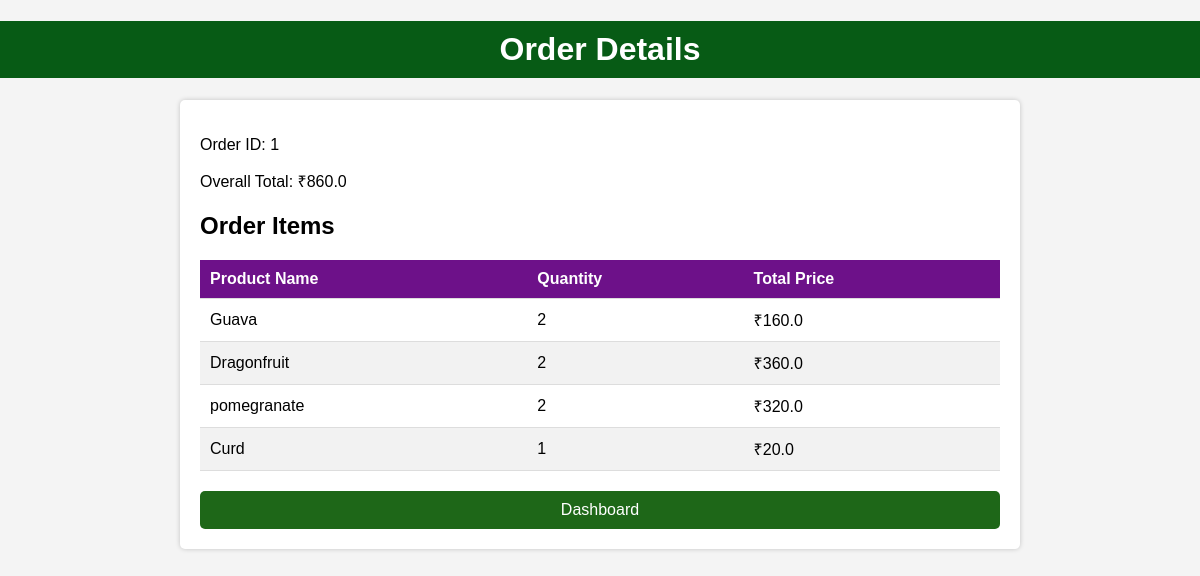
/order/1 (signed in), run on the app's committed database.
### models.py (models this page shows)
class Order(db.Model):
    id = db.Column(db.Integer, primary_key=True)
    user_id = db.Column(db.Integer, db.ForeignKey('user.id'), nullable=False)
    overall_total = db.Column(db.Float, nullable=False, default=0.0)
    cart_items = db.relationship('CartItem', backref='order')

class OrderItem(db.Model):
    id = db.Column(db.Integer, primary_key=True)
    order_id = db.Column(db.Integer, db.ForeignKey('order.id'), nullable=False)
    product_id = db.Column(db.Integer, db.ForeignKey('product.product_id'), nullable=False)
    product = db.relationship('Product', backref=db.backref('order_items', lazy=True))
    quantity = db.Column(db.Integer, nullable=False, default=1)
    total_price = db.Column(db.Float, nullable=False, default=0.0)

class Product(db.Model):
    product_id = db.Column(db.Integer, primary_key=True)
    product_name = db.Column(db.String, nullable=False)
    quantity = db.Column(db.Integer, nullable=False, default=0)
    out_of_stock = db.Column(db.Boolean, nullable=False, default=False)
    category = db.Column(db.String, nullable=False)
    unit = db.Column(db.String, nullable=False)
    price_per_unit = db.Column(db.Float, nullable=False)

### app.py (the view)
@app.route('/order/<int:order_id>')
@login_required
def order_details(order_id):
    order = Order.query.get(order_id)
    if order:
        order_items = OrderItem.query.filter_by(order_id=order.id).all()
        return render_template('order_details.html', order=order, order_items=order_items)
    else:
        return "Order not found"

### app.py (called while the page is built)
@login_manager.user_loader
def load_user(user_id):
    return User.query.get(int(user_id))

### templates/order_details.html (shortened to what this page needs)
<!DOCTYPE html>
<html>
<head>
</head>
<body>
    <h1>Order Details</h1>
    <div class="container">
        <p>Order ID: {{ order.id }}</p>
        <p>Overall Total: ₹{{ order.overall_total }}</p>
        <h2>Order Items</h2>
        <table>
            <thead>
                <tr>
                    <th>Product Name</th>
                    <th>Quantity</th>
                    <th>Total Price</th>
                </tr>
            </thead>
            <tbody>
                {% for order_item in order_items %}
                    <tr>
                        <td>{{ order_item.product.product_name }}</td>
                        <td>{{ order_item.quantity }}</td>
                        <td>₹{{ order_item.total_price }}</td>
                    </tr>
                {% endfor %}
            </tbody>
        </table>
        <a href="{{ url_for('user_dashboard') }}" class="checkout-button">Dashboard</a>
    </div>
</body>
</html>

### templates/order_details.html (style rules this page uses)
body { font-family: Arial, sans-serif; background-color: #f4f4f4; margin: 0; padding: 0; }
h1 { background-color: #075b15; color: #fff; text-align: center; padding: 10px 0; }
.container { max-width: 800px; margin: 20px auto; padding: 20px; background-color: #fff; border-radius: 5px; box-shadow: 0 0 5px rgba(0, 0, 0, 0.2); }
table { width: 100%; border-collapse: collapse; margin-top: 20px; }
th, td { padding: 10px; text-align: left; border-bottom: 1px solid #ddd; }
th { background-color: #6d1189; color: #fff; }
tr:nth-child(even) { background-color: #f2f2f2; }
a { display: block; margin-top: 20px; text-align: center; text-decoration: none; background-color: #1e6718; color: #fff; padding: 10px 20px; border-radius: 5px; }

### data on the page
Order: id "1", overall_total "860.0"
OrderItem: product.product_name "Guava", quantity "2", total_price "160.0"
OrderItem: product.product_name "Dragonfruit", quantity "2", total_price "360.0"
OrderItem: product.product_name "pomegranate", quantity "2", total_price "320.0"
OrderItem: product.product_name "Curd", quantity "1", total_price "20.0"
